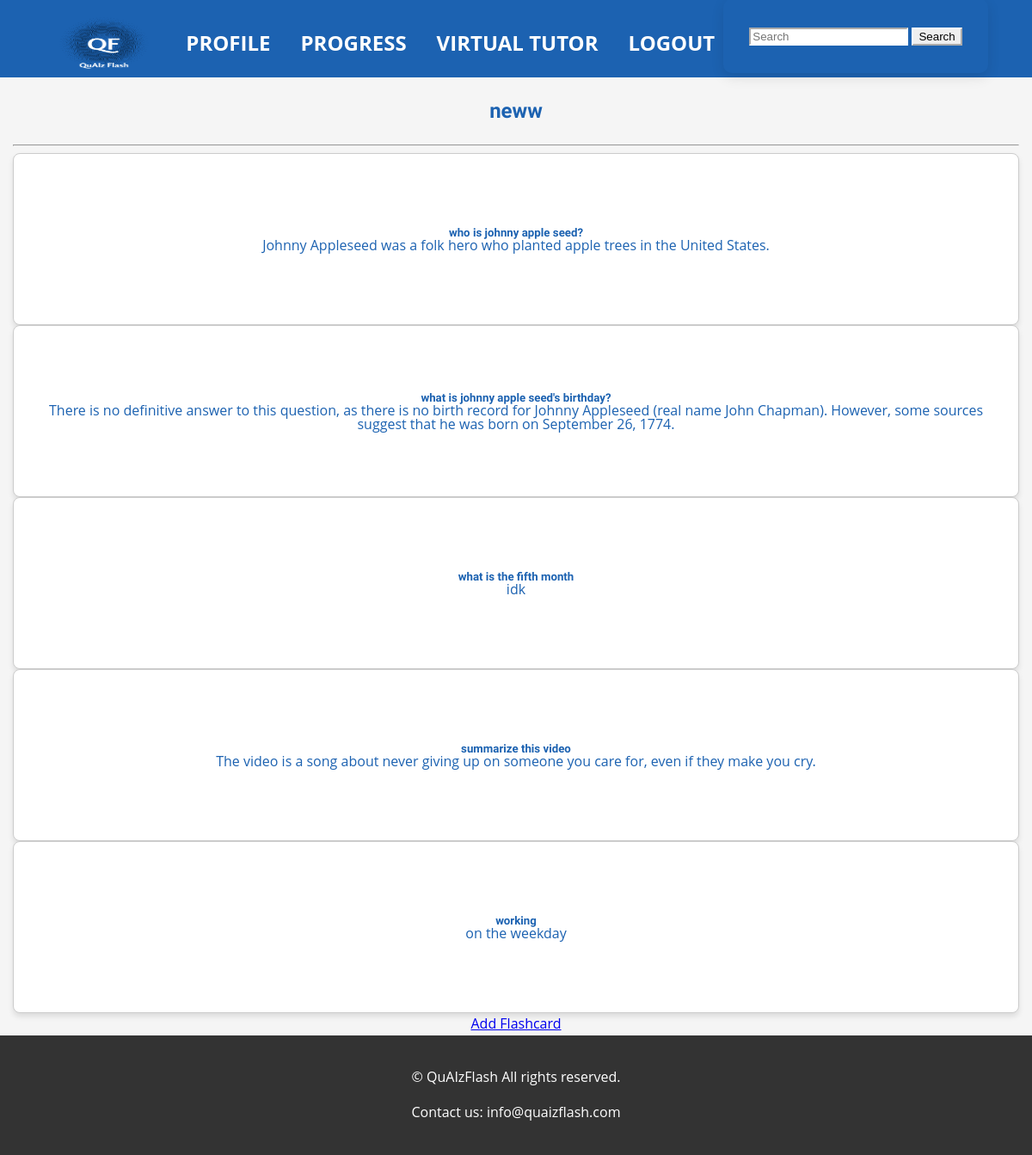
The app's page /flashcard_set/1 (signed in), older data.
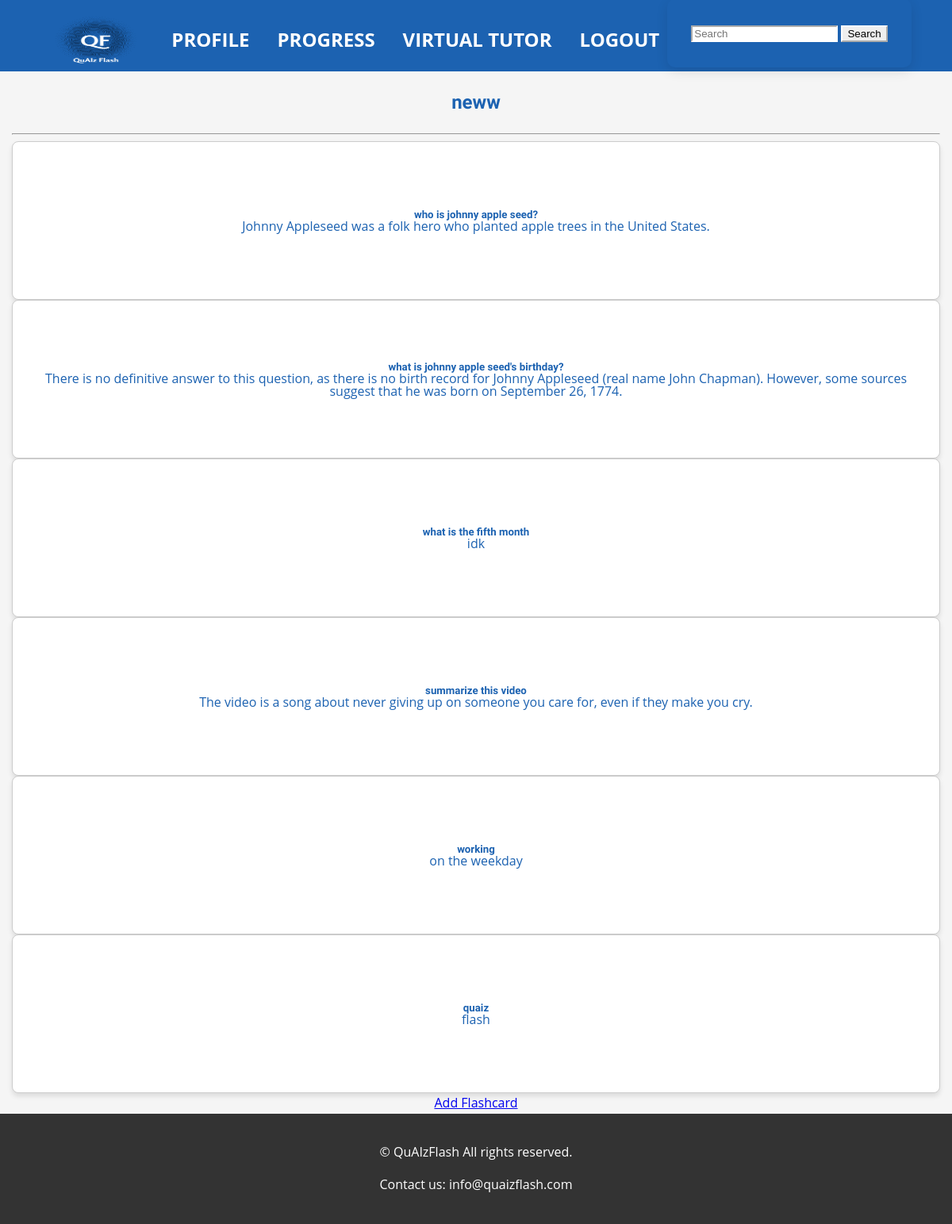
The same page, newer data.
### models.py (models this page shows, shortened)
class Flashcard(db.Model):
    id = db.Column(db.Integer, primary_key=True)
    question = db.Column(db.String(200), nullable=False)
    answer = db.Column(db.String(200), nullable=False)
    user_id = db.Column(db.Integer, db.ForeignKey('user.id'), nullable=False)
    flashcard_set_id = db.Column(db.Integer, db.ForeignKey('flashcard_set.id', name='fk_flashcard_set_id'), nullable=True)  # Added ForeignKey with name

### app.py (the view)
@app.route("/flashcard_set/<int:set_id>")
@login_required
def flashcard_set(set_id):
    flashcard_set = FlashcardSet.query.get_or_404(set_id)
    if flashcard_set.user_id != current_user.id:
        abort(403)
    flashcards = Flashcard.query.filter_by(flashcard_set_id=set_id).all()
    return render_template("flashcard_set.html", title=flashcard_set.title, flashcards=flashcards, flashcard_set=flashcard_set, search_form=SearchSetsForm())

### forms.py
class SearchSetsForm(FlaskForm):
    search_query = StringField('Search Query', validators=[DataRequired()])
    submit = SubmitField('Search')

### app.py (called while the page is built)
@login_manager.user_loader
def load_user(user_id):
    return User.query.get(int(user_id))

### templates/flashcard_set.html
{% extends "base.html" %}
{% block content %}
  <h1>{{ flashcard_set.title }}</h1>
  <hr>
  {% for flashcard in flashcard_set.flashcards %}
    <div class="card mb-3">
      <div class="card-body">
        <h5 class="card-title">{{ flashcard.question }}</h5>
        <p class="card-text">{{ flashcard.answer }}</p>
      </div>
    </div>
  {% endfor %}
  <a href="{{ url_for('new_flashcard', set_id=flashcard_set.id) }}" class="btn btn-primary">Add Flashcard</a>
{% endblock %}

Row changes from the older to the newer data that the page shows:
added Flashcard: question "quaiz", answer "flash"
